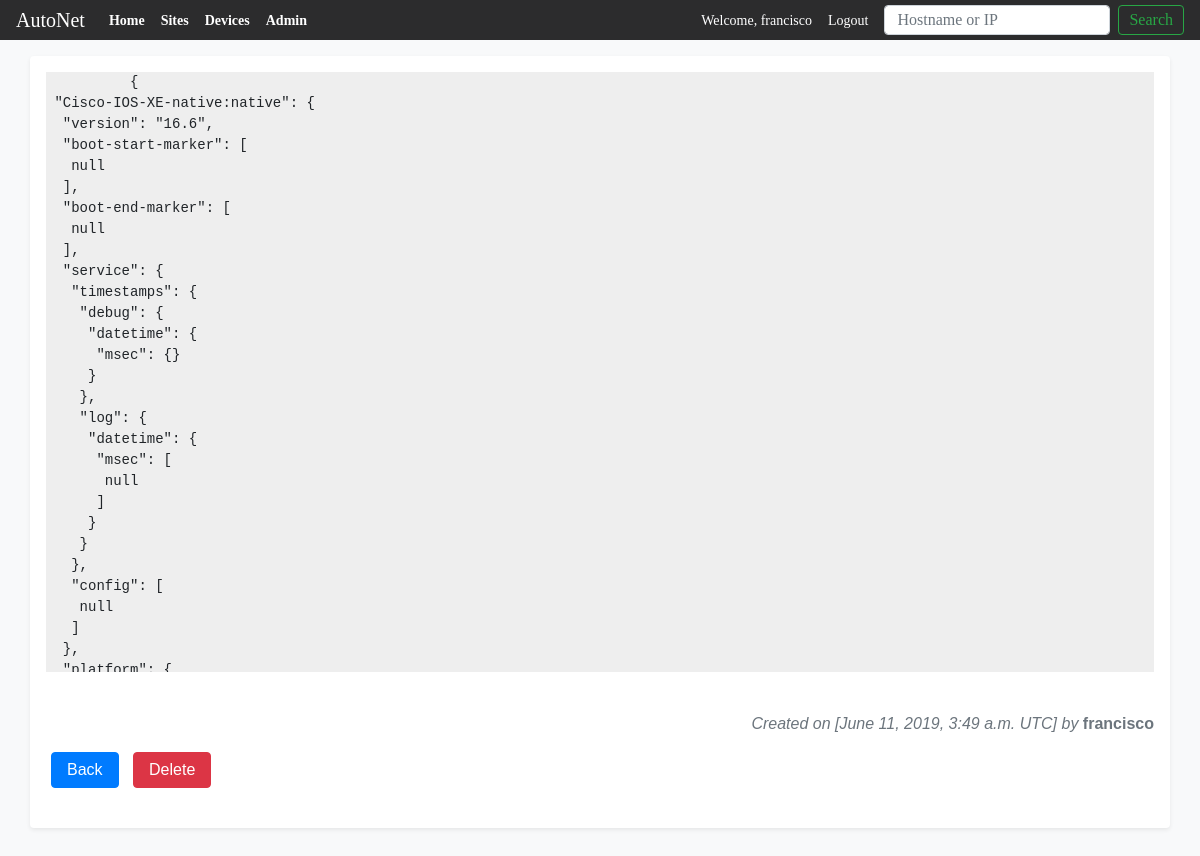
The app's page /devices/config/38 (signed in), older data.
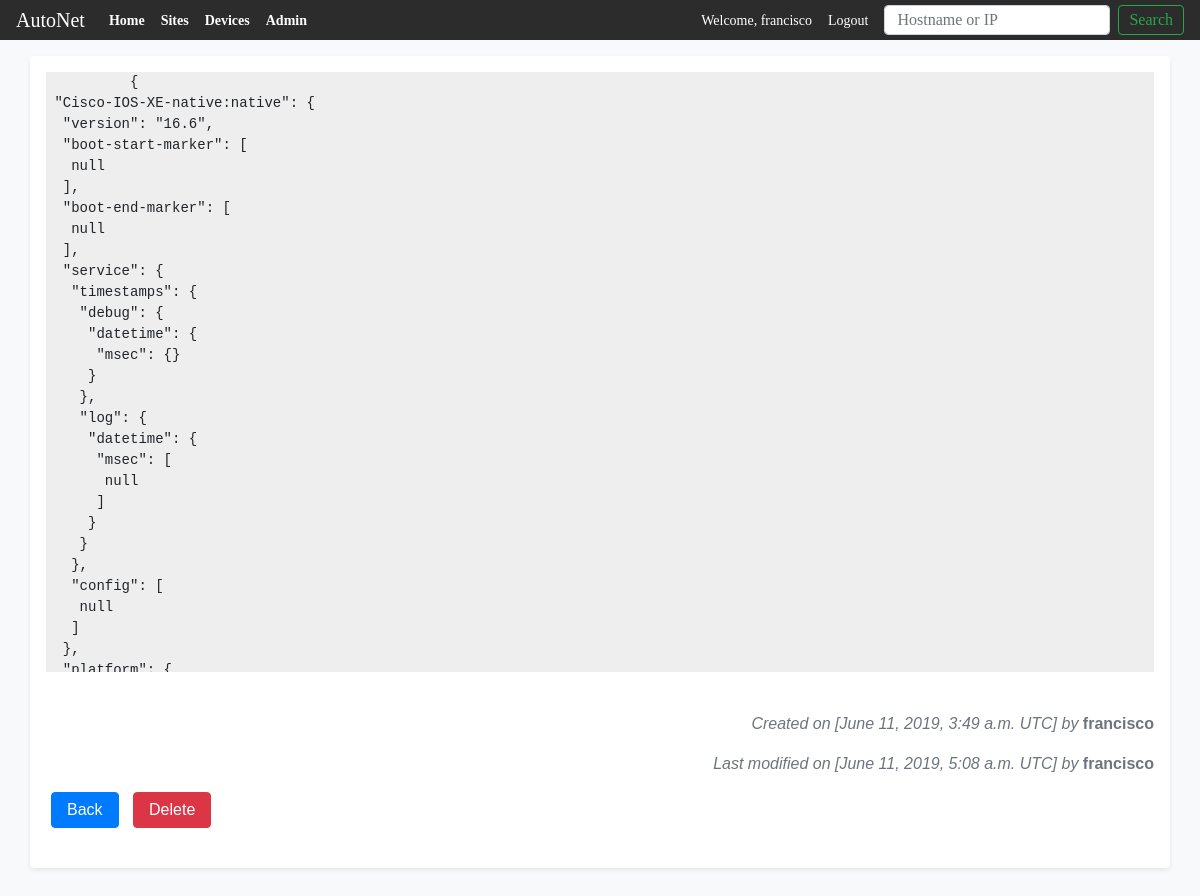
The same page, newer data.
### main_app/models.py (models this page shows, shortened)
class DeviceDetail (models.Model):
    device_config = models.TextField(null=True)
    device_script = models.TextField(null=True)
    created_by = models.ForeignKey(settings.AUTH_USER_MODEL, related_name='createdby',
                                        on_delete=models.PROTECT, null=True)
    modified_by = models.ForeignKey(settings.AUTH_USER_MODEL, related_name='modifiedby',
                                        on_delete=models.PROTECT, null=True)
    config_created = models.DateTimeField(auto_now_add=True)
    last_modify = models.DateTimeField(blank=True, null=True) #null=True
    device_id = models.OneToOneField(Devices, on_delete=models.CASCADE,
                                    related_name = 'config', primary_key=True)

### main_app/views.py (the view)
# urls.py: path('devices/config/<int:pk>', views.DeviceConfigDetailView.as_view(), name='deviceconfig'),
class DeviceConfigDetailView(LoginRequiredMixin, DetailView):
    context_object_name = 'deviceconfig'
    model = models.DeviceDetail
    template_name = 'main_app/deviceconfig_view.html'

### main_app/templates/main_app/deviceconfig_view.html (shortened to what this page needs)
{% extends 'main_app/main_app_base.html' %}
{%block content %}
  <div class="container shadow-sm p-3 mb-5 bg-white rounded">
    <div id="config-container" >
        <pre id="code-lines" class="prettyprint linenums Desert" style="overflow:scroll; height:600px;">
          {{deviceconfig.device_config}}
        </pre>
    </div>
    <br>
    <div >
      <p class="text-right  text-muted"><em>Created on [{{deviceconfig.config_created}} UTC] by </em><strong>{{deviceconfig.created_by.username}}</strong></p>
      {%if deviceconfig.last_modify%}
      <p class="text-right  text-muted"><em>Last modified on [{{deviceconfig.last_modify}} UTC] by </em><strong>{{deviceconfig.modified_by.username}}</strong></p>
      {%endif%}
    </div>
    <div>
      <a href="{% url 'main_app:devicedetail' pk=deviceconfig.pk%}"><button class="btn_class" id="btn-back" type="button">Back</button></a>
      <a href="{% url 'main_app:deleteconfig' pk=deviceconfig.pk%}"><button class="btn_class" id="btn-delete" type="submit">Delete</button></a>
    </div>
    <br>
  </div>
{%endblock content %}

### main_app/templates/main_app/main_app_base.html (shortened to what this page needs)
<!DOCTYPE html>
<html lang="en" dir="ltr">
  <head>
    <link rel="stylesheet" href="https://stackpath.bootstrapcdn.com/bootstrap/4.1.3/css/bootstrap.min.css">
    {% load staticfiles %}
    <link rel="stylesheet" href="{% static 'css/form.css' %}">
  </head>
  <body class="bg-light" style="font-family: sans-serif;">
    <header>
    <div class="mb-4">
      <nav class="navbar navbar-expand-lg navbar-dark fixed-top" style="background-color: #2c2c2d; height: 40px; font-size: 14px; font-family: 'Source Sans Pro' !important;">
        <a class="navbar-brand" href="{% url 'main_app:home' %}">AutoNet</a>
        <div class="collapse navbar-collapse" id="navbarSupportedContent">
          <ul class="navbar-nav mr-auto">
            <li class="nav-item active">
              <a class="nav-link" href="{% url 'main_app:home' %}"><strong>Home</strong><span class="sr-only">(current)</span></a>
            </li>
            <li class="nav-item active">
              <a class="nav-link" href="{% url 'main_app:viewsites' %}"><strong>Sites</strong></a>
            </li>
            <li class="nav-item active">
              <a class="nav-link" href="{% url 'main_app:viewdevices' %}"><strong>Devices</strong></a>
            </li>
            <li class="nav-item active">
              <a class="nav-link" href="{% url 'admin:index' %}"><strong>Admin</strong></a>
            </li>
          </ul>
          <div class="">
            {% if user.is_authenticated%}
            <ul class="navbar-nav mr-auto">
              <li class="nav-item active">
                <a class="nav-link" href="#">Welcome, {{user.username}}</a>
              </li>
              <li class="nav-item active">
                <a class="nav-link" href="{% url 'users:logout' %}">Logout</a>
              </li>
            </ul>
            {% endif %}
          </div>
          <form class="form-inline my-2 my-lg-0" action="{% url 'main_app:search'%}" method="get">
              <input class="form-control ml-2 mr-sm-2 " type="search"  name="item" style="height: 30px;"placeholder="Hostname or IP" aria-label="Search">
              <button class="btn btn-outline-success my-2 my-sm-0" type="submit" style="height: 30px; padding: 5px 10px; line-height: 0;">Search</button>
        </form>
        </div>
      </nav>
    </div>
    </header>
    <div class="container" style="padding: 16px 0px;">
    </div>
    {%block content %}
    {%endblock content %}
  </body>
</html>

### main_app/static/css/form.css (style rules this page uses)
.btn_class { color: black; padding: 5px 15px; margin: 0px 5px; border-radius: 4px; }
#btn-delete { background-color: #dc3545; color: white; padding: 5px 15px; margin: 0px 5px; border: 1px solid #dc3545; border-radius: 4px; }
#btn-back { background-color: #007bff; color: white; padding: 5px 15px; margin: 0px 5px; border: 1px solid #007bff; border-radius: 4px; }

### main_app/templates/main_app/deviceconfig_view.html (style rules this page uses)
pre { border: 0px !important; }
#config-container { background-color: #eee !important; }

Row changes from the older to the newer data that the page shows:
changed DeviceDetail "francisco": last_modify (not shown) → "June 11, 2019, 5:08 a.m."; modified_by.username (not shown) → "francisco"
Text that changed along with them:
text now shown: "Last modified on [ UTC] by"
